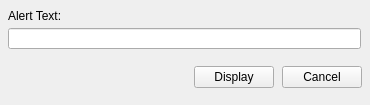
<ui version="4.0" >
 <class>AlertForm</class>
 <widget class="QWidget" name="AlertForm" >
  <property name="geometry" >
   <rect>
    <x>0</x>
    <y>0</y>
    <width>370</width>
    <height>105</height>
   </rect>
  </property>
  <property name="windowTitle" >
   <string>Alert Message</string>
  </property>
  <layout class="QVBoxLayout" name="AlertFormLayout" >
   <property name="spacing" >
    <number>8</number>
   </property>
   <property name="margin" >
    <number>8</number>
   </property>
   <item>
    <widget class="QWidget" native="1" name="AlertEntryWidget" >
     <property name="sizePolicy" >
      <sizepolicy vsizetype="Preferred" hsizetype="Preferred" >
       <horstretch>0</horstretch>
       <verstretch>0</verstretch>
      </sizepolicy>
     </property>
     <widget class="QLabel" name="AlertEntryLabel" >
      <property name="geometry" >
       <rect>
        <x>0</x>
        <y>0</y>
        <width>353</width>
        <height>16</height>
       </rect>
      </property>
      <property name="sizePolicy" >
       <sizepolicy vsizetype="Fixed" hsizetype="Preferred" >
        <horstretch>0</horstretch>
        <verstretch>0</verstretch>
       </sizepolicy>
      </property>
      <property name="text" >
       <string>Alert Text:</string>
      </property>
     </widget>
     <widget class="QLineEdit" name="AlertEntryEditItem" >
      <property name="geometry" >
       <rect>
        <x>0</x>
        <y>20</y>
        <width>353</width>
        <height>21</height>
       </rect>
      </property>
     </widget>
    </widget>
   </item>
   <item>
    <widget class="QWidget" native="1" name="ButtonBoxWidget" >
     <property name="sizePolicy" >
      <sizepolicy vsizetype="Preferred" hsizetype="Preferred" >
       <horstretch>0</horstretch>
       <verstretch>0</verstretch>
      </sizepolicy>
     </property>
     <layout class="QHBoxLayout" name="horizontalLayout" >
      <property name="spacing" >
       <number>8</number>
      </property>
      <property name="margin" >
       <number>0</number>
      </property>
      <item>
       <spacer name="ButtonBoxWidgetSpacer" >
        <property name="orientation" >
         <enum>Qt::Horizontal</enum>
        </property>
        <property name="sizeHint" stdset="0" >
         <size>
          <width>267</width>
          <height>20</height>
         </size>
        </property>
       </spacer>
      </item>
      <item>
       <widget class="QPushButton" name="DisplayButton" >
        <property name="text" >
         <string>Display</string>
        </property>
       </widget>
      </item>
      <item>
       <widget class="QPushButton" name="CancelButton" >
        <property name="text" >
         <string>Cancel</string>
        </property>
       </widget>
      </item>
     </layout>
    </widget>
   </item>
  </layout>
 </widget>
 <resources/>
 <connections>
  <connection>
   <sender>CancelButton</sender>
   <signal>clicked()</signal>
   <receiver>AlertForm</receiver>
   <slot>close()</slot>
   <hints>
    <hint type="sourcelabel" >
     <x>294</x>
     <y>66</y>
    </hint>
    <hint type="destinationlabel" >
     <x>257</x>
     <y>3</y>
    </hint>
   </hints>
  </connection>
 </connections>
</ui>
